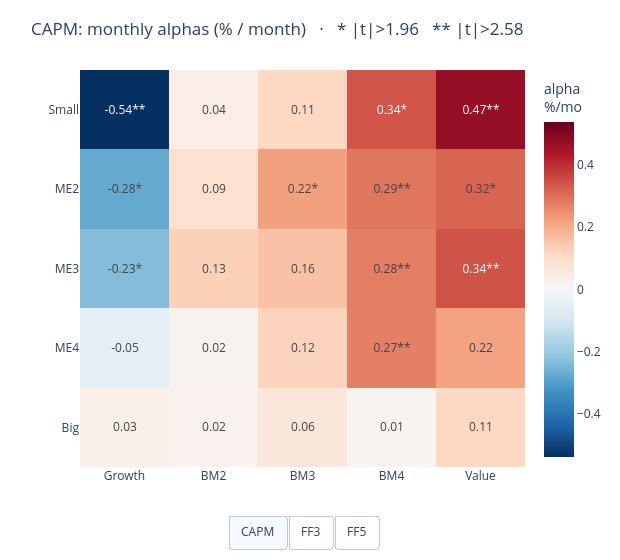

Notebook cell for this chart:
### Markdown cell above
### Alpha heatmap

Use the buttons to switch model. Color is on a **shared, zero-centered scale** across all
three models, so cells genuinely fade toward white as alphas die. Each cell shows the
alpha in %/month with significance stars:

- `*`  = |t| > 1.96  (significant at 5%)
- `**` = |t| > 2.58  (significant at 1%)

### Code cell
import plotly.graph_objects as go
import plotly.io as pio
pio.renderers.default = "notebook_connected+plotly_mimetype"  # render in VSCode & exported HTML

MODEL_ORDER = ["CAPM", "FF3", "FF5"]
xlab = ["Growth", "BM2", "BM3", "BM4", "Value"]
ylab = ["Small", "ME2", "ME3", "ME4", "Big"]
zabs = max(ALPHAS[m].abs().max() for m in MODEL_ORDER)   # shared color limit

def _stars(t):
    a = abs(t)
    return "**" if a > 2.58 else ("*" if a > 1.96 else "")

traces = []
for i, m in enumerate(MODEL_ORDER):
    a = ALPHAS[m].values.reshape(5, 5).astype(float)
    t = RESULTS[m]["t_alpha"].values.reshape(5, 5).astype(float)
    txt = [[f"{a[r,c]:.2f}{_stars(t[r,c])}" for c in range(5)] for r in range(5)]
    traces.append(go.Heatmap(
        z=a, x=xlab, y=ylab, text=txt, texttemplate="%{text}",
        zmid=0, zmin=-zabs, zmax=zabs, colorscale="RdBu", reversescale=True,
        visible=(i == 0), colorbar=dict(title="alpha<br>%/mo"),
        hovertemplate="size=%{y} · B/M=%{x}<br>alpha=%{z:.3f} %/mo<extra></extra>"))

title = "{m}: monthly alphas (% / month)   ·   * |t|>1.96   ** |t|>2.58"
buttons = [dict(label=m, method="update",
                args=[{"visible": [j == i for j in range(len(MODEL_ORDER))]},
                      {"title": title.format(m=m)}])
           for i, m in enumerate(MODEL_ORDER)]

fig = go.Figure(data=traces)
fig.update_layout(
    title=title.format(m="CAPM"),
    updatemenus=[dict(type="buttons", direction="right", showactive=True,
                      x=0.5, xanchor="center", y=-0.12, yanchor="top", buttons=buttons)],
    yaxis=dict(autorange="reversed"), width=620, height=560,
    margin=dict(t=70, b=90))
fig.show()

### Figure 1 — Plotly figure (JSON) as saved in the notebook; plotly's stock layout.template omitted (floating-point values rounded to 4 significant figures)
{"data": [{"colorbar": {"title": {"text": "alpha<br>%/mo"}}, "colorscale": [[0, "rgb(103,0,31)"], [0.1, "rgb(178,24,43)"], [0.2, "rgb(214,96,77)"], [0.3, "rgb(244,165,130)"], [0.4, "rgb(253,219,199)"], [0.5, "rgb(247,247,247)"], [0.6, "rgb(209,229,240)"], [0.7, "rgb(146,197,222)"], [0.8, "rgb(67,147,195)"], [0.9, "rgb(33,102,172)"], [1, "rgb(5,48,97)"]], "hovertemplate": "size=%{y} · B/M=%{x}<br>alpha=%{z:.3f} %/mo<extra></extra>", "reversescale": true, "text": [["-0.54**", "0.04", "0.11", "0.34*", "0.47**"], ["-0.28*", "0.09", "0.22*", "0.29**", "0.32*"], ["-0.23*", "0.13", "0.16", "0.28**", "0.34**"], ["-0.05", "0.02", "0.12", "0.27**", "0.22"], ["0.03", "0.02", "0.06", "0.01", "0.11"]], "texttemplate": "%{text}", "type": "heatmap", "visible": true, "x": ["Growth", "BM2", "BM3", "BM4", "Value"], "y": ["Small", "ME2", "ME3", "ME4", "Big"], "z": [[-0.5371, 0.03984, 0.1114, 0.339, 0.4701], [-0.276, 0.08629, 0.2213, 0.2886, 0.315], [-0.2336, 0.1278, 0.1574, 0.2774, 0.3418], [-0.05326, 0.01833, 0.1237, 0.2727, 0.2174], [0.02809, 0.02188, 0.06375, 0.01444, 0.1123]], "zmax": 0.5371, "zmid": 0, "zmin": -0.5371}, {"colorbar": {"title": {"text": "alpha<br>%/mo"}}, "colorscale": [[0, "rgb(103,0,31)"], [0.1, "rgb(178,24,43)"], [0.2, "rgb(214,96,77)"], [0.3, "rgb(244,165,130)"], [0.4, "rgb(253,219,199)"], [0.5, "rgb(247,247,247)"], [0.6, "rgb(209,229,240)"], [0.7, "rgb(146,197,222)"], [0.8, "rgb(67,147,195)"], [0.9, "rgb(33,102,172)"], [1, "rgb(5,48,97)"]], "hovertemplate": "size=%{y} · B/M=%{x}<br>alpha=%{z:.3f} %/mo<extra></extra>", "reversescale": true, "text": [["-0.48**", "0.00", "-0.02", "0.14**", "0.19**"], ["-0.18**", "0.02", "0.07", "0.07", "0.01"], ["-0.12*", "0.06", "-0.00", "0.04", "0.02"], ["0.07", "-0.06", "-0.04", "0.06", "-0.09"], ["0.16**", "-0.00", "-0.04", "-0.22**", "-0.19*"]], "texttemplate": "%{text}", "type": "heatmap", "visible": false, "x": ["Growth", "BM2", "BM3", "BM4", "Value"], "y": ["Small", "ME2", "ME3", "ME4", "Big"], "z": [[-0.4796, 0.001722, -0.02301, 0.1386, 0.1916], [-0.1784, 0.02399, 0.06553, 0.06579, 0.005365], [-0.117, 0.06067, -0.0047, 0.04255, 0.01983], [0.06966, -0.0554, -0.03686, 0.06233, -0.09418], [0.1621, -0.003323, -0.03824, -0.2202, -0.1874]], "zmax": 0.5371, "zmid": 0, "zmin": -0.5371}, {"colorbar": {"title": {"text": "alpha<br>%/mo"}}, "colorscale": [[0, "rgb(103,0,31)"], [0.1, "rgb(178,24,43)"], [0.2, "rgb(214,96,77)"], [0.3, "rgb(244,165,130)"], [0.4, "rgb(253,219,199)"], [0.5, "rgb(247,247,247)"], [0.6, "rgb(209,229,240)"], [0.7, "rgb(146,197,222)"], [0.8, "rgb(67,147,195)"], [0.9, "rgb(33,102,172)"], [1, "rgb(5,48,97)"]], "hovertemplate": "size=%{y} · B/M=%{x}<br>alpha=%{z:.3f} %/mo<extra></extra>", "reversescale": true, "text": [["-0.28**", "0.14*", "0.00", "0.15**", "0.15"], ["-0.08", "0.02", "0.00", "0.03", "-0.01"], ["-0.02", "0.01", "-0.08", "-0.01", "-0.04"], ["0.14*", "-0.14*", "-0.13*", "0.04", "-0.08"], ["0.11**", "-0.09", "-0.08", "-0.22**", "-0.03"]], "texttemplate": "%{text}", "type": "heatmap", "visible": false, "x": ["Growth", "BM2", "BM3", "BM4", "Value"], "y": ["Small", "ME2", "ME3", "ME4", "Big"], "z": [[-0.2822, 0.1416, 0.002344, 0.1525, 0.1451], [-0.08056, 0.01608, 0.000351, 0.02928, -0.01136], [-0.02353, 0.0106, -0.0769, -0.008499, -0.03581], [0.1357, -0.1446, -0.1282, 0.04055, -0.08263], [0.1147, -0.09208, -0.08054, -0.221, -0.03179]], "zmax": 0.5371, "zmid": 0, "zmin": -0.5371}], "layout": {"height": 560, "margin": {"b": 90, "t": 70}, "title": {"text": "CAPM: monthly alphas (% / month)   ·   * |t|>1.96   ** |t|>2.58"}, "updatemenus": [{"buttons": [{"args": [{"visible": [true, false, false]}, {"title": "CAPM: monthly alphas (% / month)   ·   * |t|>1.96   ** |t|>2.58"}], "label": "CAPM", "method": "update"}, {"args": [{"visible": [false, true, false]}, {"title": "FF3: monthly alphas (% / month)   ·   * |t|>1.96   ** |t|>2.58"}], "label": "FF3", "method": "update"}, {"args": [{"visible": [false, false, true]}, {"title": "FF5: monthly alphas (% / month)   ·   * |t|>1.96   ** |t|>2.58"}], "label": "FF5", "method": "update"}], "direction": "right", "showactive": true, "type": "buttons", "x": 0.5, "xanchor": "center", "y": -0.12, "yanchor": "top"}], "width": 620, "yaxis": {"autorange": "reversed"}}}
